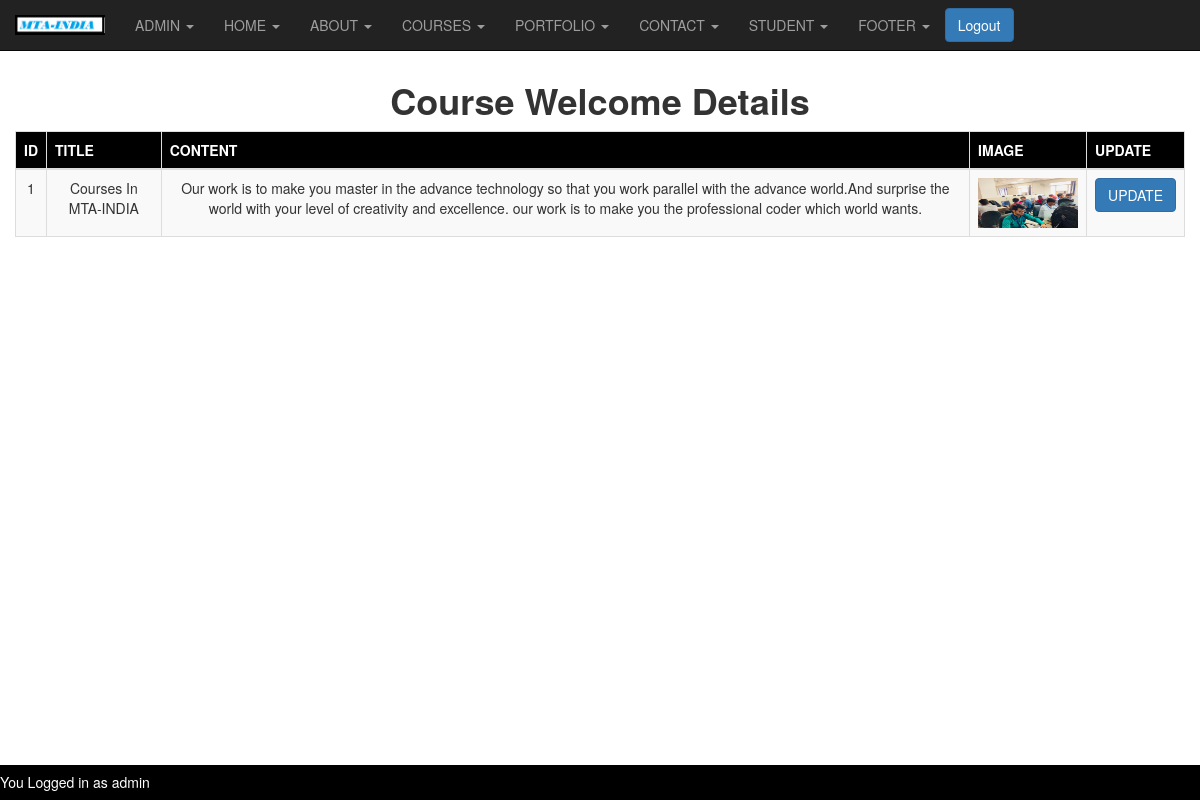
Page /admincoursewelcome.php (signed in) on the committed database.
### tables this page shows
CREATE TABLE IF NOT EXISTS `coursewelcome` (
  `id` int NOT NULL AUTO_INCREMENT,
  `title` varchar(50) NOT NULL,
  `image` varchar(70) NOT NULL,
  `content` varchar(300) NOT NULL,
  PRIMARY KEY (`id`)
);

### admincoursewelcome.php (the view, shortened to what this page needs)
<?php
if(isset($_SESSION['username']) && isset($_SESSION['password']))
{
include('config.php');
$execute = "SELECT * FROM `coursewelcome`";
    $row = @mysqli_query($link,$execute) or die("<br>query could not executed");
?>
<!DOCTYPE html>
<html>
<head>
  <link rel="stylesheet" href="https://maxcdn.bootstrapcdn.com/bootstrap/3.4.1/css/bootstrap.min.css">
</head>
<body>
    <?php include('adminheader.php');  ?>
    <center>
    <br><br><br>
    <h1><b>Course Welcome Details</b></h1>
    <div class="container-fluid">
    <table class="table table-responsive table-bordered table-striped" style="text-align:center;">
    <thead style="background-color:black;">
        <tr>
            <th>
                <span style="color:white;">ID</span>
            </th>
            <th>
                <span style="color:white;">TITLE</span>
            </th>
            <th>
                <span style="color:white;">CONTENT</span>
            </th>
            <th>
                <span style="color:white;">IMAGE</span>
            </th>
            <th>
                <span style="color:white;">UPDATE</span>
            </th>
        </tr>
        </thead>
     <?php
        while($column = mysqli_fetch_row($row))
    {
    ?>
    <tbody>
        <tr>
            <td>
                <?php echo $column[0];?>
            </td>
            <td>
                <?php echo $column[1];?>
            </td>
            <td>
                <?php echo $column[3];?>
            </td>
            <td>
            <?php echo "<img src='Photo/$column[2]' width='100px' height='50px'";?>
            </td>
            <td>
            <?php echo "<a href='updatecoursewelcome.php?des=$column[3]'><input type='button' class='btn btn-primary' name='btn' value='UPDATE'></a>";?>
            </td>
        </tr>
    <?php
     }
     ?>
     </tbody>
    </table>
    </div>
       </center>
       <br>
       <div class="footer">
     <h5 style="float:left;color:white;">You Logged in as <?php echo $_SESSION['username'];?></h5>
</div>
</body>
</html>
<?php
}
else{
	header("location:admin.php?login first");
}
?>

### admincoursewelcome.php (style rules this page uses)
.footer { position:fixed; left: 0; bottom: 0; width: 100%; background-color: black; color: white; text-align: center; }

### rows in the picture
coursewelcome: id "1", title "Courses In MTA-INDIA", content "Our work is to make you master in the advance technology so that you work parallel with the advance world.And surprise the world with your level of creativity and excellence. our work is to make you the professional coder which world wants.", image (picture)

### other values in the picture
$_SESSION['username'] "admin"
